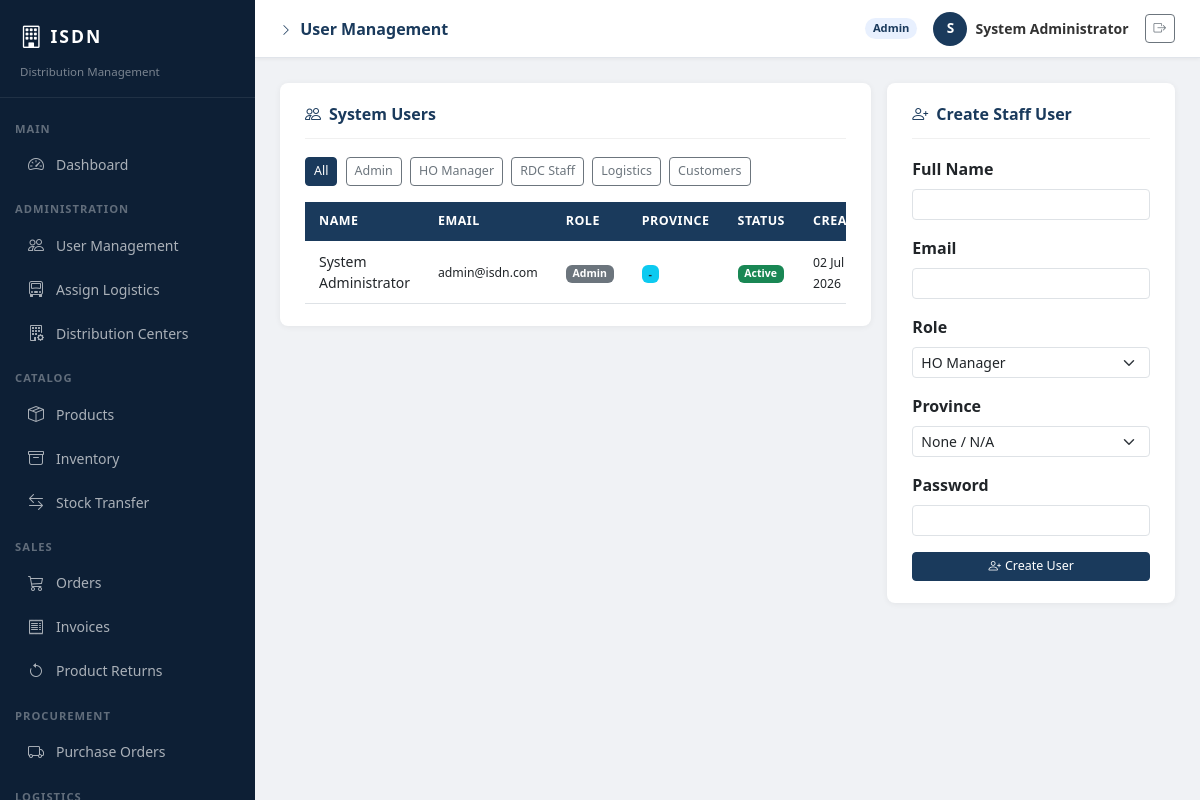
/users.php (signed in), run on the app's committed database.
### tables this page shows
CREATE TABLE users (
    id INT AUTO_INCREMENT PRIMARY KEY,
    name VARCHAR(100) NOT NULL,
    email VARCHAR(150) NOT NULL UNIQUE,
    password VARCHAR(255) NOT NULL,          
    role ENUM('admin','ho_manager','rdc_staff','logistics_staff','customer') NOT NULL DEFAULT 'customer',
    province ENUM('North', 'South', 'East', 'West', 'Central', 'None') DEFAULT 'None',
    status ENUM('active','inactive','pending') NOT NULL DEFAULT 'pending',
    wallet_balance DECIMAL(12,2) DEFAULT 0.00,
    permanent_address TEXT,                  
    route_number INT,                        
    vehicle_plate_number VARCHAR(20),        
    created_at TIMESTAMP DEFAULT CURRENT_TIMESTAMP
);

### users.php (the view, shortened to what this page needs)
<?php
require_once BASE_URL . 'config/db.php';
$filter = isset($_GET['role']) ? $_GET['role'] : '';
$where  = $filter ? "WHERE role='" . mysqli_real_escape_string($conn, $filter) . "'" : "";
$users  = mysqli_query($conn, "SELECT * FROM users $where ORDER BY created_at DESC");
include BASE_URL . 'includes/header.php';
include BASE_URL . 'includes/sidebar.php';
include BASE_URL . 'includes/topbar.php';
?>
<div class="row g-3">
    <div class="col-xl-8">
        <div class="page-card">
            <div class="page-card-header">
                <h5><i class="bi bi-people me-2"></i>System Users</h5>
            </div>
            <div class="mb-3">
                <?php foreach (['' => 'All', 'admin' => 'Admin', 'ho_manager' => 'HO Manager', 'rdc_staff' => 'RDC Staff', 'logistics_staff' => 'Logistics', 'customer' => 'Customers'] as $val => $label): ?>
                <a href="?role=<?= $val ?>" class="btn btn-sm me-1 <?= $filter === $val ? 'btn-primary' : 'btn-outline-secondary' ?>"><?= $label ?></a>
                <?php endforeach; ?>
            </div>
            <div class="table-responsive">
                <table class="table table-hover mb-0">
                    <thead><tr><th>Name</th><th>Email</th><th>Role</th><th>Province</th><th>Status</th><th>Created</th><th>Actions</th></tr></thead>
                    <tbody>
                        <?php while ($u = mysqli_fetch_assoc($users)): ?>
                        <tr>
                            <td><?= htmlspecialchars($u['name']) ?></td>
                            <td><small><?= htmlspecialchars($u['email']) ?></small></td>
                            <td>
                                <span class="badge bg-secondary text-capitalize"><?= str_replace('_',' ',$u['role']) ?></span>
                            </td>
                            <td><span class="badge bg-info mt-1 text-dark"><?= $u['province'] !== 'None' ? $u['province'] : '-' ?></span></td>
                            <td>
                                <?php if ($u['status'] === 'active'): ?>
                                <span class="badge bg-success">Active</span>
                                <?php elseif ($u['status'] === 'pending'): ?>
                                <span class="badge bg-warning text-dark">Pending</span>
                                <?php else: ?>
                                <span class="badge bg-danger">Inactive</span>
                                <?php endif; ?>
                            </td>
                            <td><small><?= date('d M Y', strtotime($u['created_at'])) ?></small></td>
                        </tr>
                        <?php endwhile; ?>
                    </tbody>
                </table>
            </div>
        </div>
    </div>
    <?php if ($_SESSION['role'] === 'admin'): ?>
    <div class="col-xl-4">
        <div class="page-card">
            <div class="page-card-header"><h5><i class="bi bi-person-plus me-2"></i>Create Staff User</h5></div>
            <form method="POST">
                <div class="mb-3">
                    <label class="form-label fw-semibold">Full Name</label>
                    <input type="text" name="name" class="form-control form-control-sm" required>
                </div>
                <div class="mb-3">
                    <label class="form-label fw-semibold">Email</label>
                    <input type="email" name="email" class="form-control form-control-sm" required>
                </div>
                <div class="mb-3">
                    <label class="form-label fw-semibold">Role</label>
                    <select name="role" class="form-select form-select-sm" required>
                        <option value="ho_manager">HO Manager</option>
                    </select>
                </div>
                <div class="mb-3">
                    <label class="form-label fw-semibold">Province</label>
                    <select name="province" class="form-select form-select-sm">
                        <option value="None">None / N/A</option>
                    </select>
                </div>
                <div class="mb-3">
                    <label class="form-label fw-semibold">Password</label>
                    <input type="password" name="password" class="form-control form-control-sm" minlength="8" required>
                </div>
                <button type="submit" name="create_user" class="btn btn-primary btn-sm w-100">
                    <i class="bi bi-person-plus me-1"></i>Create User
                </button>
            </form>
        </div>
    </div>
    <?php endif; ?>
</div>
<?php include BASE_URL . 'includes/footer.php'; ?>

### header.php (style rules this page uses)
body { background-color: #f0f2f5; font-family: 'Segoe UI', sans-serif; margin: 0; }
.page-card { background: #fff; border-radius: 8px; box-shadow: 0 1px 6px rgba(0,0,0,0.06); padding: 22px 25px; margin-bottom: 20px; }
.page-card-header { border-bottom: 1px solid #f0f0f0; padding-bottom: 14px; margin-bottom: 18px; display: flex; justify-content: space-between; align-items: center; }
.page-card-header h5 { margin: 0; font-weight: 700; color: #1a3a5c; font-size: 1rem; }
.table thead th { background: #1a3a5c; color: #fff; font-size: 0.78rem; text-transform: uppercase; letter-spacing: 0.5px; border: none; padding: 10px 14px; }
.table tbody td { font-size: 0.875rem; padding: 10px 14px; vertical-align: middle; }
.btn-primary { background: #1a3a5c; border-color: #1a3a5c; }
.btn-sm { font-size: 0.78rem; }

### data on the page
users: name "System Administrator", email "admin@isdn.com", role "Admin", status "Active", created_at "02 Jul 2026"

### other printed values
$page_title "User Management"
str_replace('_', ' ', $_SESSION['role']) "Admin"
substr($_SESSION['user_name'], 0, 1) "S"
$_SESSION['user_name'] "System Administrator"
$label "All"
$label "Admin"
$label "HO Manager"
$label "RDC Staff"
$label "Logistics"
$label "Customers"
